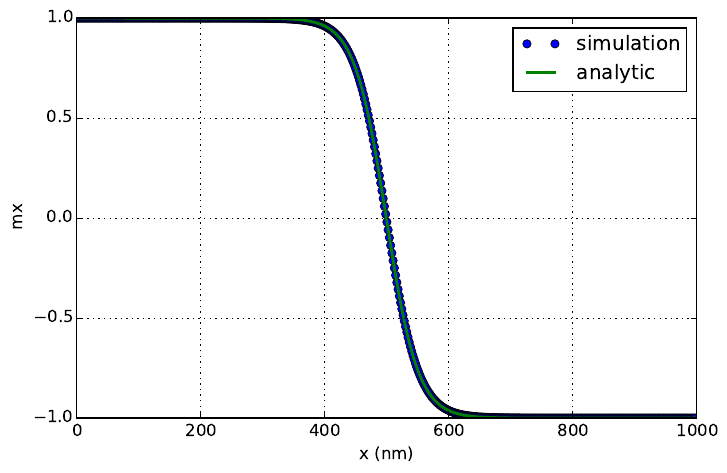

Write Python code to recreate this figure.
import numpy as np
import matplotlib.pyplot as plt
from fidimag.micro import Sim
from fidimag.micro import FDMesh
from fidimag.micro import UniformExchange
from fidimag.micro import UniaxialAnisotropy

# Material parameters
Ms = 8.6e5  # saturation magnetisation (A/m)
A = 1.3e-11  # exchange energy constant (J/m)
K = 5e3  # uniaxial anisotropy (J/m**3)
alpha = 5  # Gilbert damping
gamma = 2.211e5  # gyromagnetic ratio

############
# Simulation
############
# Finite difference 1D mesh.
mesh = FDMesh(nx=500, ny=1, nz=1, dx=2, dy=2, dz=2, unit_length=1e-9)


# Initial magnetisation function.
def init_m(pos):
    x = pos[0]
    if x < 450:
        return (1, 0, 0)
    elif 450 <= x < 550:
        return (0, 1, 1)
    else:
        return (-1, 0, 0)

sim = Sim(mesh)
sim.alpha = alpha
sim.gamma = gamma
sim.Ms = Ms
sim.add(UniformExchange(A))
sim.add(UniaxialAnisotropy(K))
sim.set_m(init_m)
sim.relax(dt=1e-13, stopping_dmdt=0.001, max_steps=5000)

# Magnetisation x component.
mx_simulation = sim.spin.reshape((len(sim.spin)/3, 3))[:, 0]

###################
# Analytic solution
###################
x_array = np.linspace(0, 1000e-9, 500)
mx_analytic = -np.tanh((x_array-500e-9)/np.sqrt(A/K))

###################
# Plot solutions
###################
plt.figure(figsize=(8, 5))
plt.plot(x_array/1e-9, mx_simulation, 'o', label='simulation')
plt.plot(x_array/1e-9, mx_analytic, linewidth=2, label='analytic')
plt.xlabel('x (nm)')
plt.ylabel('mx')
plt.grid()
plt.legend()
plt.savefig('domain_wall.pdf', format='pdf', bbox_inches='tight')
